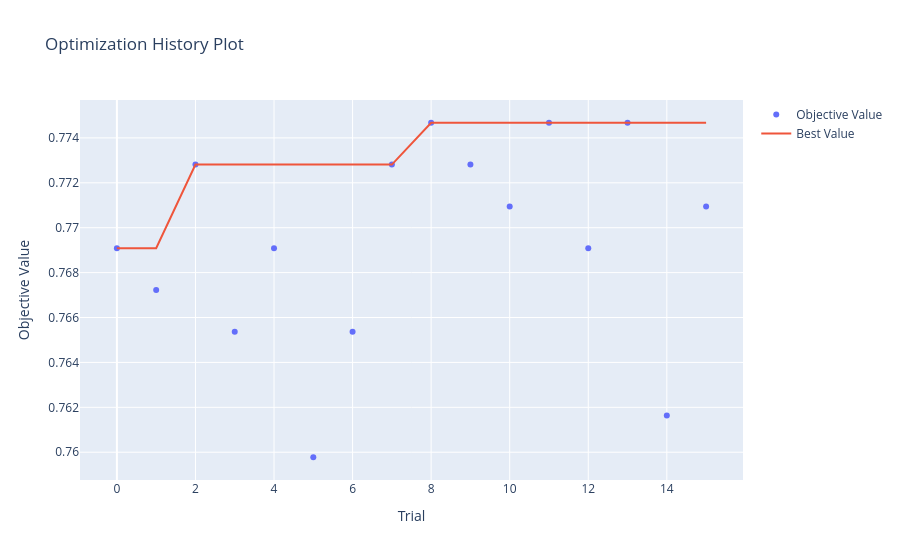

Notebook code for this chart:
### Code cell
# 1. Optimization History
plot_optimization_history(study).show()

### Figure 1 — Plotly figure (JSON) as saved in the notebook; plotly's stock layout.template omitted (floating-point values rounded to 4 significant figures)
{"data": [{"mode": "markers", "name": "Objective Value", "type": "scatter", "x": [0, 1, 2, 3, 4, 5, 6, 7, 8, 9, 10, 11, 12, 13, 14, 15], "y": [0.7691, 0.7672, 0.7728, 0.7654, 0.7691, 0.7598, 0.7654, 0.7728, 0.7747, 0.7728, 0.7709, 0.7747, 0.7691, 0.7747, 0.7616, 0.7709]}, {"mode": "lines", "name": "Best Value", "type": "scatter", "x": [0, 1, 2, 3, 4, 5, 6, 7, 8, 9, 10, 11, 12, 13, 14, 15], "y": [0.7691, 0.7691, 0.7728, 0.7728, 0.7728, 0.7728, 0.7728, 0.7728, 0.7747, 0.7747, 0.7747, 0.7747, 0.7747, 0.7747, 0.7747, 0.7747]}, {"marker": {"color": "#cccccc"}, "mode": "markers", "name": "Infeasible Trial", "showlegend": false, "type": "scatter", "x": [], "y": []}], "layout": {"title": {"text": "Optimization History Plot"}, "xaxis": {"title": {"text": "Trial"}}, "yaxis": {"title": {"text": "Objective Value"}}}}
